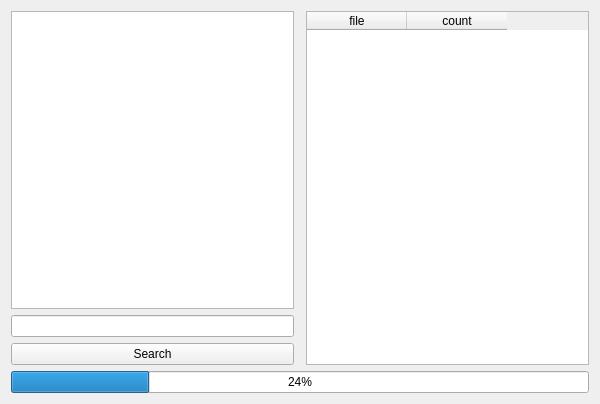
<?xml version="1.0" encoding="UTF-8"?>
<ui version="4.0">
 <class>SearchFileClass</class>
 <widget class="QWidget" name="SearchFileClass">
  <property name="geometry">
   <rect>
    <x>0</x>
    <y>0</y>
    <width>600</width>
    <height>404</height>
   </rect>
  </property>
  <property name="windowTitle">
   <string>SearchFile</string>
  </property>
  <layout class="QGridLayout" name="gridLayout">
   <item row="0" column="2">
    <widget class="QTableWidget" name="tableWidget">
     <column>
      <property name="text">
       <string>file</string>
      </property>
     </column>
     <column>
      <property name="text">
       <string>count</string>
      </property>
     </column>
    </widget>
   </item>
   <item row="0" column="0">
    <layout class="QVBoxLayout" name="verticalLayout_2">
     <item>
      <widget class="QListWidget" name="listWidget"/>
     </item>
     <item>
      <widget class="QLineEdit" name="lineEdit"/>
     </item>
     <item>
      <widget class="QPushButton" name="pushButton">
       <property name="text">
        <string>Search</string>
       </property>
      </widget>
     </item>
    </layout>
   </item>
   <item row="1" column="0" colspan="3">
    <widget class="QProgressBar" name="progressBar">
     <property name="value">
      <number>24</number>
     </property>
    </widget>
   </item>
  </layout>
 </widget>
 <layoutdefault spacing="6" margin="11"/>
 <resources>
  <include location="SearchFile.qrc"/>
 </resources>
 <connections/>
</ui>
